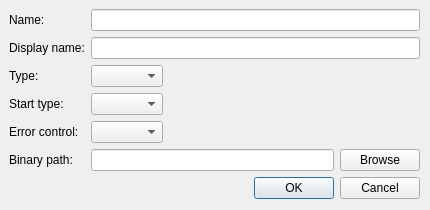
<?xml version="1.0" encoding="UTF-8"?>
<ui version="4.0">
 <class>NewService</class>
 <widget class="QWidget" name="NewService">
  <property name="geometry">
   <rect>
    <x>0</x>
    <y>0</y>
    <width>430</width>
    <height>210</height>
   </rect>
  </property>
  <property name="sizePolicy">
   <sizepolicy hsizetype="Preferred" vsizetype="Preferred">
    <horstretch>0</horstretch>
    <verstretch>0</verstretch>
   </sizepolicy>
  </property>
  <property name="minimumSize">
   <size>
    <width>430</width>
    <height>210</height>
   </size>
  </property>
  <property name="maximumSize">
   <size>
    <width>430</width>
    <height>210</height>
   </size>
  </property>
  <property name="windowTitle">
   <string>Create new Service</string>
  </property>
  <widget class="QWidget" name="gridLayoutWidget">
   <property name="geometry">
    <rect>
     <x>9</x>
     <y>9</y>
     <width>411</width>
     <height>190</height>
    </rect>
   </property>
   <layout class="QGridLayout" name="gridLayout">
    <item row="1" column="0">
     <widget class="QLabel" name="label">
      <property name="text">
       <string>Name:</string>
      </property>
     </widget>
    </item>
    <item row="4" column="0">
     <widget class="QLabel" name="label_4">
      <property name="text">
       <string>Start type:</string>
      </property>
     </widget>
    </item>
    <item row="5" column="0">
     <widget class="QLabel" name="label_5">
      <property name="text">
       <string>Error control:</string>
      </property>
     </widget>
    </item>
    <item row="2" column="0">
     <widget class="QLabel" name="label_2">
      <property name="text">
       <string>Display name:</string>
      </property>
     </widget>
    </item>
    <item row="6" column="0">
     <widget class="QLabel" name="label_6">
      <property name="text">
       <string>Binary path:</string>
      </property>
     </widget>
    </item>
    <item row="3" column="0">
     <widget class="QLabel" name="label_3">
      <property name="text">
       <string>Type:</string>
      </property>
     </widget>
    </item>
    <item row="3" column="1">
     <widget class="QComboBox" name="svcType"/>
    </item>
    <item row="4" column="1">
     <widget class="QComboBox" name="startType"/>
    </item>
    <item row="5" column="1">
     <widget class="QComboBox" name="errorControl"/>
    </item>
    <item row="2" column="1" colspan="3">
     <widget class="QLineEdit" name="displayName"/>
    </item>
    <item row="1" column="1" colspan="3">
     <widget class="QLineEdit" name="scvName"/>
    </item>
    <item row="6" column="3">
     <widget class="QPushButton" name="browseBtn">
      <property name="text">
       <string>Browse</string>
      </property>
     </widget>
    </item>
    <item row="4" column="2">
     <spacer name="horizontalSpacer">
      <property name="orientation">
       <enum>Qt::Horizontal</enum>
      </property>
      <property name="sizeHint" stdset="0">
       <size>
        <width>40</width>
        <height>20</height>
       </size>
      </property>
     </spacer>
    </item>
    <item row="7" column="0" colspan="4">
     <widget class="QDialogButtonBox" name="buttonBox">
      <property name="standardButtons">
       <set>QDialogButtonBox::Cancel|QDialogButtonBox::Ok</set>
      </property>
     </widget>
    </item>
    <item row="6" column="1" colspan="2">
     <widget class="QLineEdit" name="binaryPath"/>
    </item>
   </layout>
  </widget>
 </widget>
 <resources/>
 <connections/>
</ui>
